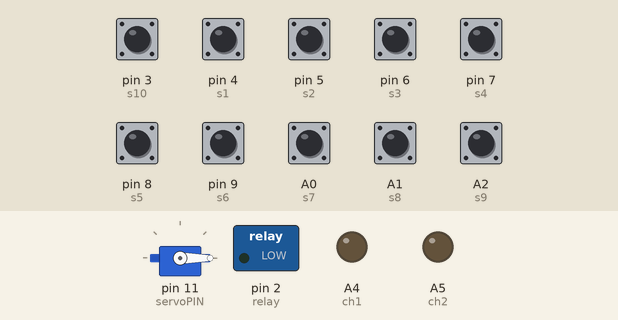
This sketch was run on a simulated Arduino Uno, built with avr-gcc and run on an emulated ATmega328P. Shown: servo, switched loads named in the sketch (green lamp = pin HIGH), output pins drawn as LEDs (lit = HIGH). The inputs (shaded band) are chosen by the test bench; at power-on: A0 (s7), A1 (s8), A2 (s9), pin 3 (s10), pin 4 (s1), pin 5 (s2), pin 6 (s3), pin 7 (s4), pin 8 (s5), pin 9 (s6) HIGH.

Above: at 2.3 s.
2.4 s: pin 3 (s10) pulled LOW for 0.65 s
At 5.6 s:
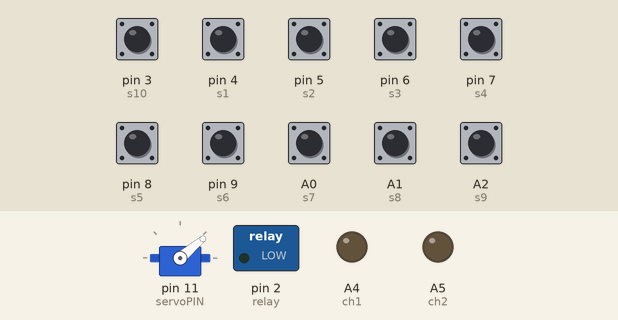
6.0 s: pin 4 (s1) pulled LOW for 0.65 s
At 6.7 s:
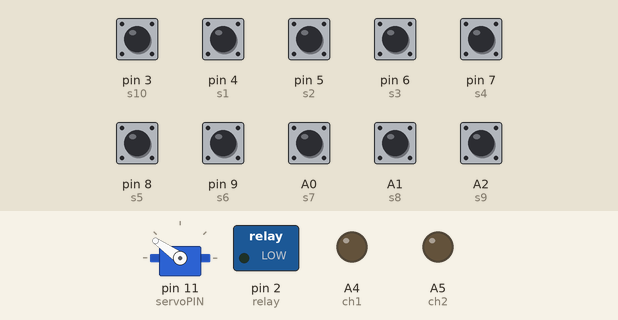
9.1 s: pin 4 (s1) pulled LOW for 1 s
At 11.05 s:
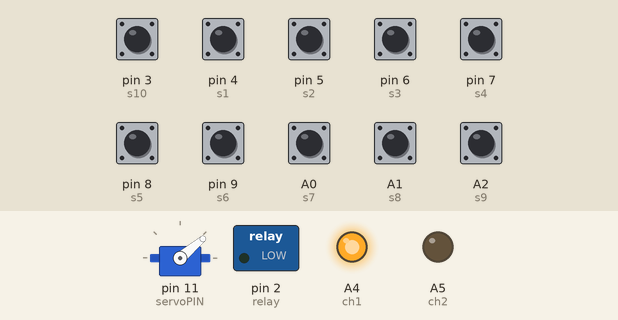
12.7 s: pin 3 (s10) pulled LOW for 1 s
At 12.95 s:
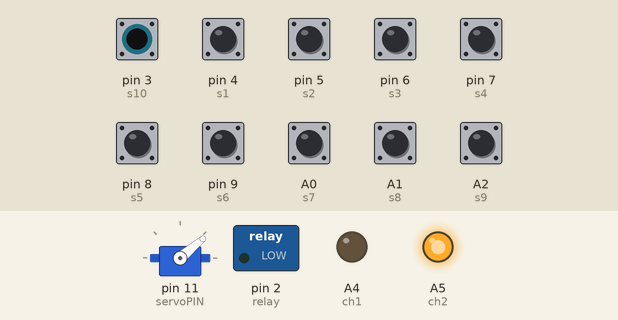
Timing chart, 0 to 16.4 s (numbered marks = the images above; inputs shaded):
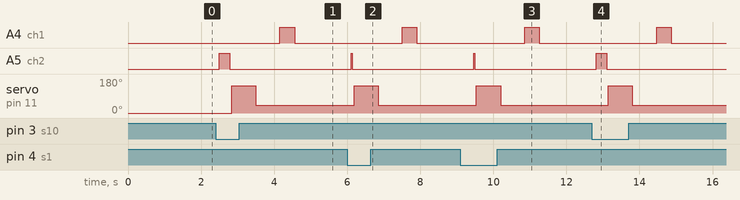

Measured:
- after the input at 2.4 s, A4 (ch1): LOW → HIGH after 1.8 s, → LOW 0.40 s later; A5 (ch2): LOW → HIGH after 0.10 s, → LOW 0.29 s later; servo on pin 11 (servoPIN): 0° → 145° after 0.44 s, → 40° 0.66 s later
- after the input at 6.0 s, A4 (ch1): LOW → HIGH after 1.5 s, → LOW 0.40 s later; A5 (ch2): LOW → HIGH after 0.11 s, → LOW 0.03 s later; servo on pin 11 (servoPIN): 40° → 145° after 0.19 s, → 40° 0.66 s later
- after the input at 9.1 s, A4 (ch1): LOW → HIGH after 1.8 s, → LOW 0.40 s later; A5 (ch2): LOW → HIGH after 0.36 s, → LOW 0.03 s later; servo on pin 11 (servoPIN): 40° → 145° after 0.44 s, → 40° 0.66 s later
- after the input at 12.7 s, A4 (ch1): LOW → HIGH after 1.8 s, → LOW 0.40 s later; A5 (ch2): LOW → HIGH after 0.11 s, → LOW 0.29 s later; servo on pin 11 (servoPIN): 40° → 145° after 0.45 s, → 40° 0.66 s later

The sketch:

useless_box_2.ino
```cpp
#include <Servo.h>

//define swithes
#define s1 4
#define s2 5
#define s3 6
#define s4 7
#define s5 8
#define s6 9
#define s7 A0
#define s8 A1
#define s9 A2
#define s10 3
#define numSwithes 10

//dc motor pins
#define ch1 A4
#define ch2 A5

#define relay 2
#define servoPIN 11

short int time_a = 29; // time action dc between 2 switches(41)
int maskSwitches[10];
String maska = "";
short int modeWork = 0;
short int previousSwitch = 0;

Servo MyServo;

void setup() {
  MyServo.attach(servoPIN);

  pinMode(ch1,OUTPUT);
  pinMode(ch2,OUTPUT);
  /*
    0 - user push
    1 - don`t push
  */
  pinMode(s1,INPUT_PULLUP);
  pinMode(s2,INPUT_PULLUP);
  pinMode(s3,INPUT_PULLUP);
  pinMode(s4,INPUT_PULLUP);
  pinMode(s5,INPUT_PULLUP);
  pinMode(s6,INPUT_PULLUP);
  pinMode(s7,INPUT_PULLUP);
  pinMode(s8,INPUT_PULLUP);
  pinMode(s9,INPUT_PULLUP);
  pinMode(s10,INPUT_PULLUP);

  pinMode(relay, OUTPUT);

  MyServo.write(0);

  digitalWrite(relay, 0);
}

void loop() {
  ScanSwitches();

  switch(modeWork) {
    case 1: {
      digitalWrite(relay, 1);
    }
    break;
    case 2: {
      digitalWrite(relay, 0);
      int count = 0;

      for(int i = 0; i < numSwithes; i++) {
        if(maskSwitches[i] == 0) {
          DC_Action_Forward(i, previousSwitch, count);
          Servo_Action();

          previousSwitch = i+1;
          count++;
        }
      }

      DC_Action_Backward();
      maska = "";
    }
    break;
    default: modeWork = 0;
  }
}

void Servo_Action(void) {
  MyServo.write(145);
  delay(660);

  MyServo.write(40);
  delay(660);
}

void DC_Action_Backward(void) {
  digitalWrite(ch1,1);
  digitalWrite(ch2,0);
  delay(400);//40

  digitalWrite(ch1,0);
  delay(50);
}

void DC_Action_Forward(int switchNumber, int prevSwitch, int countSwitch) {
  float timeAction = 0;

  if(countSwitch == 0) {
    int a = time_a - 1;

    timeAction = 1.03 * a;
    timeAction = timeAction*(switchNumber + 1);
  }
  else {
    timeAction = 1.03 * (time_a - 1);
    timeAction = timeAction * (switchNumber - prevSwitch + 1) + 13;
  }

  digitalWrite(ch1,0);
  digitalWrite(ch2,1);
  delay(timeAction);//41

  digitalWrite(ch2,0);
  delay(50);

  timeAction = 0;
  prevSwitch = 0;
  previousSwitch = 0;
}

void DC_Action_Forward_First_Switch(void) {
  digitalWrite(ch1,0);
  digitalWrite(ch2,1);
  delay(15);

  digitalWrite(ch2,0);
  delay(50);
}

void ScanSwitches(void) {
  maska = "";
  delay(500);
  maskSwitches[0] = digitalRead(s1);
  maskSwitches[1] = digitalRead(s2);
  maskSwitches[2] = digitalRead(s3);
  maskSwitches[3] = digitalRead(s4);
  maskSwitches[4] = digitalRead(s5);
  maskSwitches[5] = digitalRead(s6);
  maskSwitches[6] = digitalRead(s7);
  maskSwitches[7] = digitalRead(s8);
  maskSwitches[8] = digitalRead(s9);
  maskSwitches[9] = digitalRead(s10);

  for(int i = 0; i < numSwithes; i++) {
    maska += maskSwitches[i];
  }

  if(maska == "1100110011") {
     modeWork = 1;
  }
  else if(maska == "1111111111") {
    modeWork = 0;
  }
  else {
    modeWork = 2;
  }
}
```
